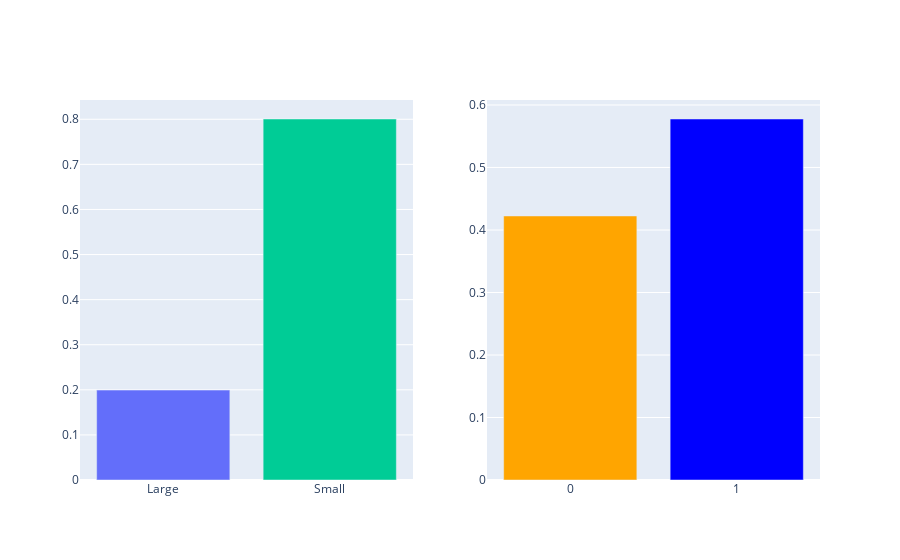
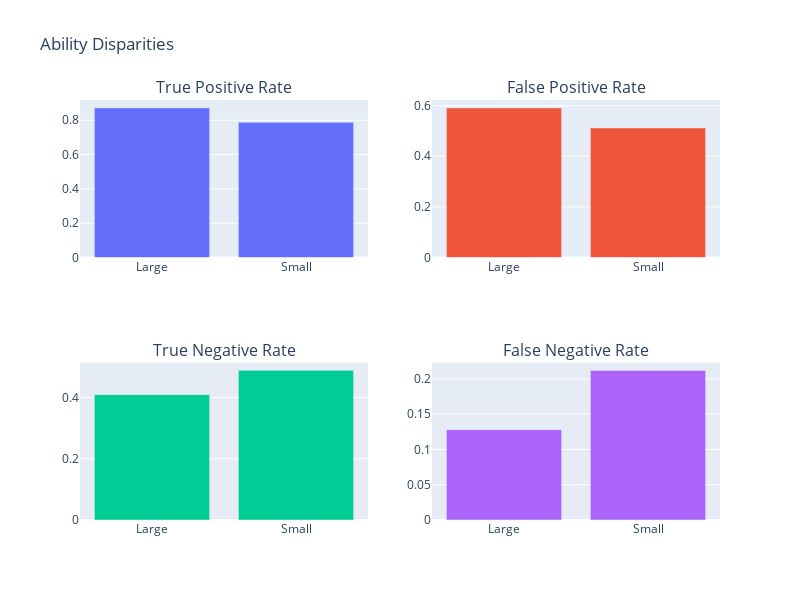
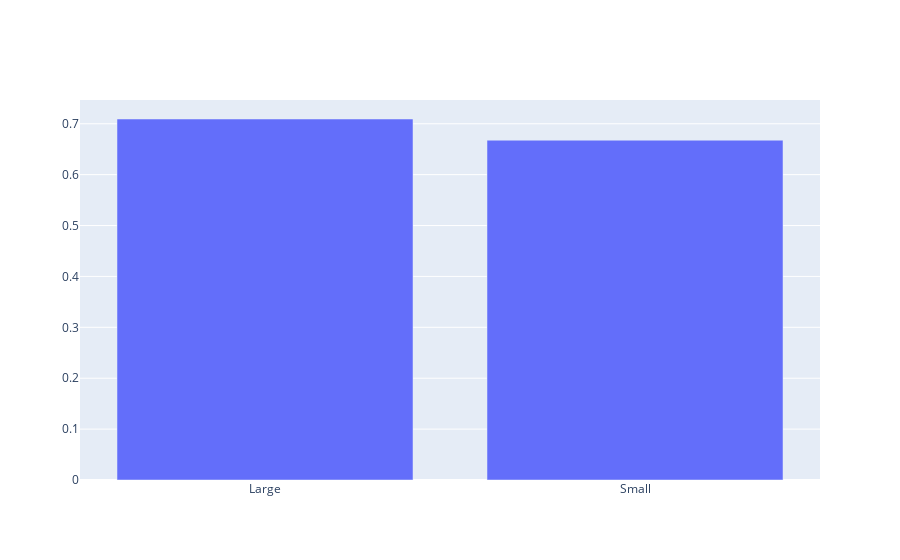

Source (notebook cell) for these figures, in order:
### Code cell
bd.identify_bias(sensitive,labels)

### Figure 1 — Plotly figure (JSON) as saved in the notebook; plotly's stock layout.template omitted (floating-point values rounded to 4 significant figures)
{"data": [{"showlegend": false, "type": "bar", "x": ["Large"], "xaxis": "x", "y": [0.1994], "yaxis": "y"}, {"marker": {"color": "orange"}, "showlegend": false, "type": "bar", "x": ["0"], "xaxis": "x2", "y": [0.4224], "yaxis": "y2"}, {"showlegend": false, "type": "bar", "x": ["Small"], "xaxis": "x", "y": [0.8006], "yaxis": "y"}, {"marker": {"color": "blue"}, "showlegend": false, "type": "bar", "x": ["1"], "xaxis": "x2", "y": [0.5776], "yaxis": "y2"}], "layout": {"xaxis": {"anchor": "y", "domain": [0, 0.45]}, "xaxis2": {"anchor": "y2", "domain": [0.55, 1]}, "yaxis": {"anchor": "x", "domain": [0, 1]}, "yaxis2": {"anchor": "x2", "domain": [0, 1]}}}

### Figure 2 — Plotly figure (JSON) as saved in the notebook; plotly's stock layout.template omitted (floating-point values rounded to 4 significant figures)
{"data": [{"type": "bar", "x": ["Large", "Small"], "xaxis": "x", "y": [0.8721, 0.7881], "yaxis": "y"}, {"type": "bar", "x": ["Large", "Small"], "xaxis": "x2", "y": [0.5913, 0.512], "yaxis": "y2"}, {"type": "bar", "x": ["Large", "Small"], "xaxis": "x3", "y": [0.4087, 0.488], "yaxis": "y3"}, {"type": "bar", "x": ["Large", "Small"], "xaxis": "x4", "y": [0.1279, 0.2119], "yaxis": "y4"}], "layout": {"annotations": [{"font": {"size": 16}, "showarrow": false, "text": "True Positive Rate", "x": 0.225, "xanchor": "center", "xref": "paper", "y": 1, "yanchor": "bottom", "yref": "paper"}, {"font": {"size": 16}, "showarrow": false, "text": "False Positive Rate", "x": 0.775, "xanchor": "center", "xref": "paper", "y": 1, "yanchor": "bottom", "yref": "paper"}, {"font": {"size": 16}, "showarrow": false, "text": "True Negative Rate", "x": 0.225, "xanchor": "center", "xref": "paper", "y": 0.375, "yanchor": "bottom", "yref": "paper"}, {"font": {"size": 16}, "showarrow": false, "text": "False Negative Rate", "x": 0.775, "xanchor": "center", "xref": "paper", "y": 0.375, "yanchor": "bottom", "yref": "paper"}], "height": 600, "showlegend": false, "title": {"text": "Ability Disparities"}, "width": 800, "xaxis": {"anchor": "y", "domain": [0, 0.45]}, "xaxis2": {"anchor": "y2", "domain": [0.55, 1]}, "xaxis3": {"anchor": "y3", "domain": [0, 0.45]}, "xaxis4": {"anchor": "y4", "domain": [0.55, 1]}, "yaxis": {"anchor": "x", "domain": [0.625, 1]}, "yaxis2": {"anchor": "x2", "domain": [0.625, 1]}, "yaxis3": {"anchor": "x3", "domain": [0, 0.375]}, "yaxis4": {"anchor": "x4", "domain": [0, 0.375]}}}

### Figure 3 — Plotly figure (JSON) as saved in the notebook; plotly's stock layout.template omitted (floating-point values rounded to 4 significant figures)
{"data": [{"type": "bar", "x": ["Large", "Small"], "y": [0.7093, 0.6677]}], "layout": {}}
